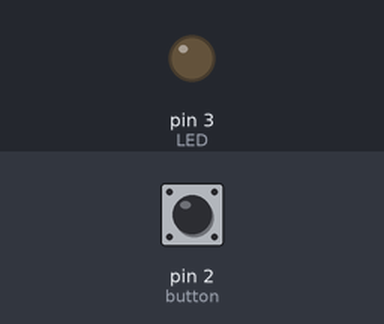
The sketch below on a simulated Arduino Uno, built with avr-gcc and run on an emulated ATmega328P. Parts: output pins drawn as LEDs (lit = HIGH). Inputs (shaded band) come from the test bench; at power-on: pin 2 (button) HIGH.

Above: at 1.2 s.
1.3 s: pin 2 (button) pulled LOW for 0.15 s
At 2.6 s:
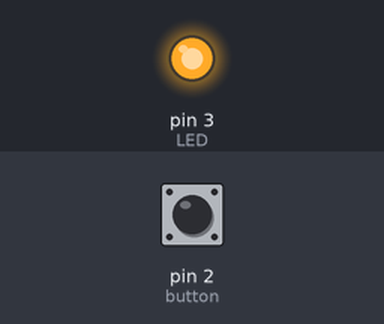
2.9 s: pin 2 (button) pulled LOW for 1 s
At 5.1 s:
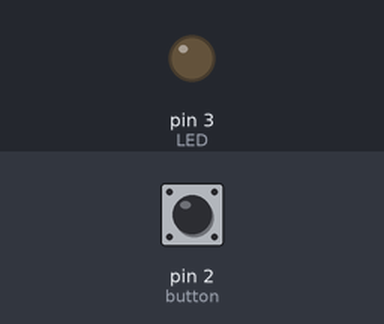
5.4 s: pin 2 (button) pulled LOW for 3.2 s
At 9.9 s:
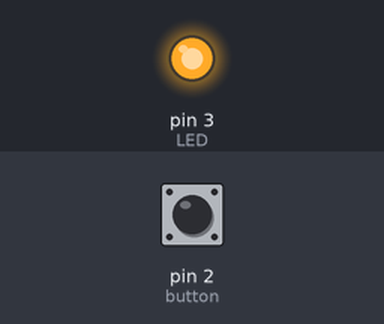
Timing chart, 0 to 11.4 s (numbered marks = the images above; inputs shaded):
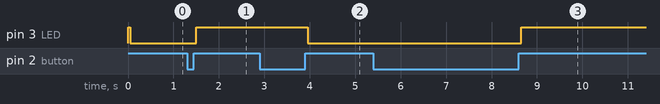

Measured:
- after the input at 1.3 s, pin 3 (LED): LOW → HIGH after 0.20 s
- after the input at 2.9 s, pin 3 (LED): HIGH → LOW after 1.1 s
- after the input at 5.4 s, pin 3 (LED): LOW → HIGH after 3.3 s

The sketch:

06.ino
```cpp
/*
  Debounce
  Each time the input pin goes from LOW to HIGH (e.g. because of a push-button
  press), the output pin is toggled from LOW to HIGH or HIGH to LOW. There's a
  minimum delay between toggles to debounce the circuit (i.e. to ignore noise).

  The circuit:
  - LED attached from pin 3 to ground
  - pushbutton attached from pin 2 to GND
*/

#define button 2
#define LED 3

// Variables will change:
int ledState = HIGH;        // the current state of the output pin
int buttonState;            // the current reading from the input pin
int lastButtonState = LOW;  // the previous reading from the input pin

// the following variables are unsigned longs because the time, measured in
// milliseconds, will quickly become a bigger number than can be stored in an int.
unsigned long lastDebounceTime = 0; // the last time the output pin was toggled
unsigned long debounceDelay = 50; // the debounce time; increase if the output flickers

void setup() {
  pinMode(button, INPUT_PULLUP);
  pinMode(LED, OUTPUT);

  // set initial LED state
  digitalWrite(LED, ledState);
}

void loop() {
  // read the state of the switch into a local variable:
  int reading = digitalRead(button);

  // check to see if you just pressed the button
  // (i.e. the input went from LOW to HIGH), and you've waited long enough
  // since the last press to ignore any noise:

  // If the switch changed, due to noise or pressing:
  if (reading != lastButtonState) {
    // reset the debouncing timer
    lastDebounceTime = millis();
  }

  if ((millis() - lastDebounceTime) > debounceDelay) {
    // whatever the reading is at, it's been there for longer than the debounce
    // delay, so take it as the actual current state:

    // if the button state has changed:
    if (reading != buttonState) {
      buttonState = reading;

      // only toggle the LED if the new button state is HIGH
      if (buttonState == HIGH) {
        ledState = !ledState;
      }
    }
  }

  // set the LED:
  digitalWrite(LED, ledState);

  // save the reading. Next time through the loop, it'll be the lastButtonState:
  lastButtonState = reading;
}
```
